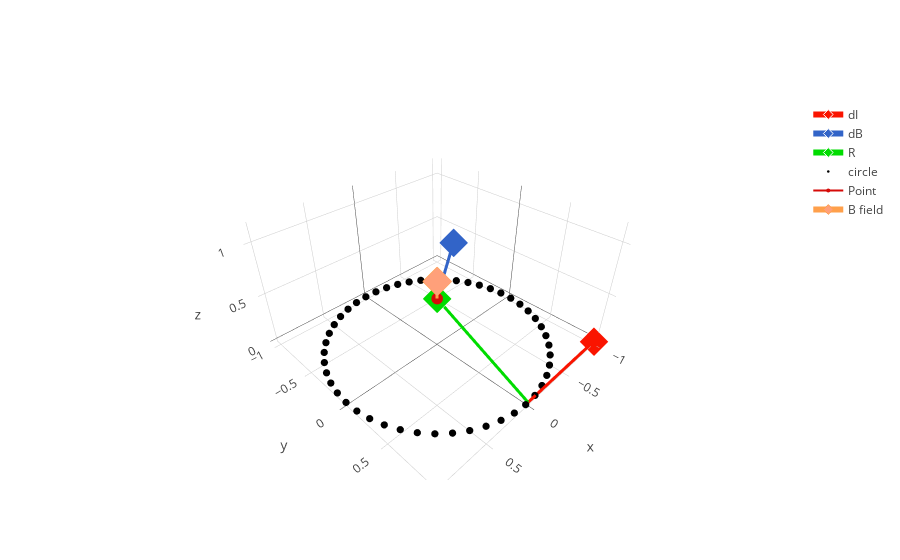

The code cell stored with this chart in its notebook:
### Code cell
"""Plotting script """

trace1 = go.Scatter3d(x = [a*np.cos(phi_scal),dI[0]+a*np.cos(phi_scal)], 
                      y = [a*np.sin(phi_scal),dI[1]+a*np.sin(phi_scal)], 
                      z = [0,dI[2]],
                      name = "dI", 
                      line = dict(width = 6,color = 'rgb(250,20,0)'),
                      marker = dict(size=[0,15],color= 'rgb(250,20,0)',symbol= 'diamond',opacity=1)
                      
                      )   


trace2 = go.Scatter3d(x = [P[0],0+dB[0]], 
                      y = [P[1],0+dB[1]], 
                      z = [P[2],1+dB[2]],
                      name = "dB",
                      line = dict(width = 6, color = 'rgb(50,100,200)'),
                      marker = dict(size=[0,15],color= 'rgb(50,100,200)',symbol= 'diamond',opacity=1)
                     );

Rtrace = go.Scatter3d(x = [a*np.cos(phi_scal),r_vec[0]+a*np.cos(phi_scal)],
                      y = [a*np.sin(phi_scal),r_vec[1]+a*np.sin(phi_scal)],
                      z = [0,r_vec[2]],
                      name = "R", 
                      line = dict(width = 6, color = 'rgb(0,220,0)'),
                      marker = dict(size=[0,15],color= 'rgb(0,220,0)',symbol= 'diamond',opacity=1),
                     );


Btrace = go.Scatter3d(x = [P[0],P[0]+B[0]], 
                      y = [P[1],P[1]+B[1]], 
                      z = [P[2],P[2]+B[2]],
                      name = "B field",
                      line = dict(width = 6, color = 'rgb(255,160,75)'),
                      marker = dict(size=[0,15],color= 'rgb(255,160,122)',symbol= 'diamond',opacity=1)
                     );


uu = np.linspace(0, 2 * np.pi, 50)
xc = a*np.cos(uu); 
yc = a*np.sin(uu); 
zc = np.zeros_like(xc); 

circletrace = go.Scatter3d( x =  xc ,
                      y = yc,
                      z = zc,
                      name = "circle",
                     mode = "markers",
                     marker = dict(symbol="circle",size=2.5,opacity=1,color= 'rgb(0,0,0)'),
                    );

pointtrace = go.Scatter3d(x = [P[0]],
                          y= [P[1]],
                          z=[P[2]],
                          name = 'Point',
                          marker = dict(size=4, color= 'rgb(214,11,8)')
                         )


data = [trace1,trace2, Rtrace,circletrace,pointtrace, Btrace]

fig = dict(data=data)

iplot(fig)

### Figure 1 — Plotly figure (JSON) as saved in the notebook; plotly's stock layout.template omitted (floating-point values rounded to 4 significant figures)
{"data": [{"line": {"color": "rgb(250,20,0)", "width": 6}, "marker": {"color": "rgb(250,20,0)", "opacity": 1, "size": [0, 15], "symbol": "diamond"}, "name": "dI", "type": "scatter3d", "x": [6.123e-17, -1.0], "y": [1, 1], "z": [0, 0]}, {"line": {"color": "rgb(50,100,200)", "width": 6}, "marker": {"color": "rgb(50,100,200)", "opacity": 1, "size": [0, 15], "symbol": "diamond"}, "name": "dB", "type": "scatter3d", "x": [0.5, 1.061e-17], "y": [0.5, 0.1733], "z": [1, 1.087]}, {"line": {"color": "rgb(0,220,0)", "width": 6}, "marker": {"color": "rgb(0,220,0)", "opacity": 1, "size": [0, 15], "symbol": "diamond"}, "name": "R", "type": "scatter3d", "x": [6.123e-17, 0.5], "y": [1, 0.5], "z": [0, 1]}, {"marker": {"color": "rgb(0,0,0)", "opacity": 1, "size": 2.5, "symbol": "circle"}, "mode": "markers", "name": "circle", "type": "scatter3d", "x": [1, 0.9918, 0.9673, 0.9269, 0.8713, 0.8014, 0.7183, 0.6235, 0.5184, 0.4048, 0.2845, 0.1596, 0.03205, -0.09602, -0.2225, -0.3454, -0.4625, -0.5721, -0.6723, -0.7614, -0.8381, -0.901, -0.9491, -0.9816, -0.9979, -0.9979, -0.9816, -0.9491, -0.901, -0.8381, -0.7614, -0.6723, -0.5721, -0.4625, -0.3454, -0.2225, -0.09602, 0.03205, 0.1596, 0.2845, 0.4048, 0.5184, 0.6235, 0.7183, 0.8014, 0.8713, 0.9269, 0.9673, 0.9918, 1], "y": [0, 0.1279, 0.2537, 0.3753, 0.4907, 0.5981, 0.6957, 0.7818, 0.8551, 0.9144, 0.9587, 0.9872, 0.9995, 0.9954, 0.9749, 0.9385, 0.8866, 0.8202, 0.7403, 0.6482, 0.5455, 0.4339, 0.3151, 0.1912, 0.06407, -0.06407, -0.1912, -0.3151, -0.4339, -0.5455, -0.6482, -0.7403, -0.8202, -0.8866, -0.9385, -0.9749, -0.9954, -0.9995, -0.9872, -0.9587, -0.9144, -0.8551, -0.7818, -0.6957, -0.5981, -0.4907, -0.3753, -0.2537, -0.1279, -2.449e-16], "z": [0, 0, 0, 0, 0, 0, 0, 0, 0, 0, 0, 0, 0, 0, 0, 0, 0, 0, 0, 0, 0, 0, 0, 0, 0, 0, 0, 0, 0, 0, 0, 0, 0, 0, 0, 0, 0, 0, 0, 0, 0, 0, 0, 0, 0, 0, 0, 0, 0, 0]}, {"marker": {"color": "rgb(214,11,8)", "size": 4}, "name": "Point", "type": "scatter3d", "x": [0.5], "y": [0.5], "z": [1]}, {"line": {"color": "rgb(255,160,75)", "width": 6}, "marker": {"color": "rgb(255,160,122)", "opacity": 1, "size": [0, 15], "symbol": "diamond"}, "name": "B field", "type": "scatter3d", "x": [0.5, 0.5], "y": [0.5, 0.5], "z": [1, 1.136]}], "layout": {}}
